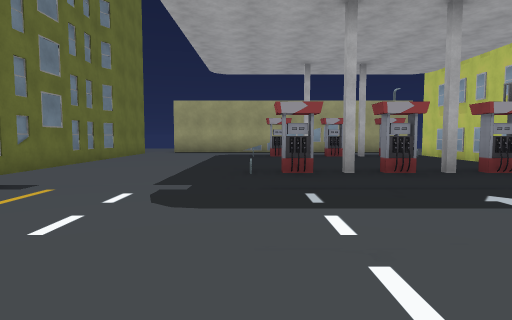
view 1 (above)

21 first-person views from a walk through a 3-D level made in the Unity game engine. The camera is 1.2 m above the floor, tilts 4° down and sees 75° across. The floor is counted in squares, 2 m on a side. Each view is taken from the middle of a square. On the plan, view 1 faces up. The plan holds only what a view shows up to about 10 squares ahead; the rest is blank. The place goes on beyond the plan. Some animated figures are not drawn. Some surface patterns are stand-ins.

view 2
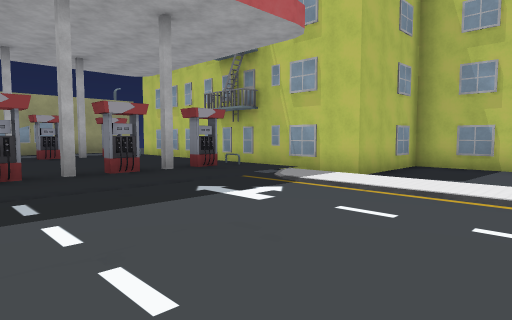

view 3
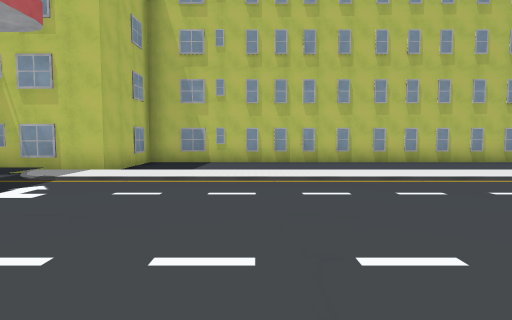

view 4
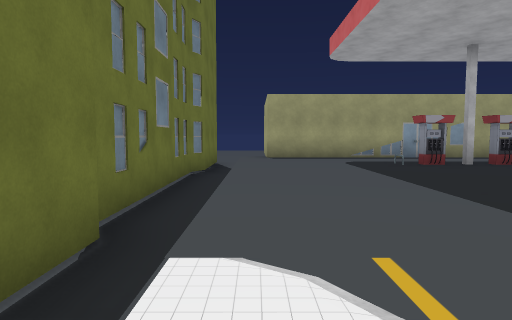

view 5
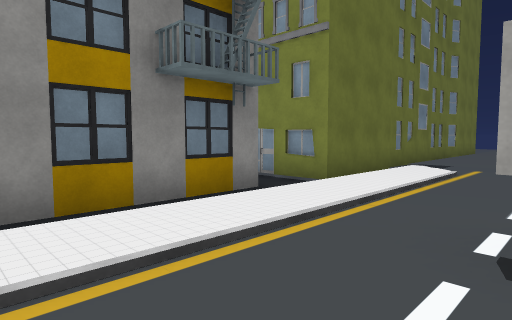

view 6
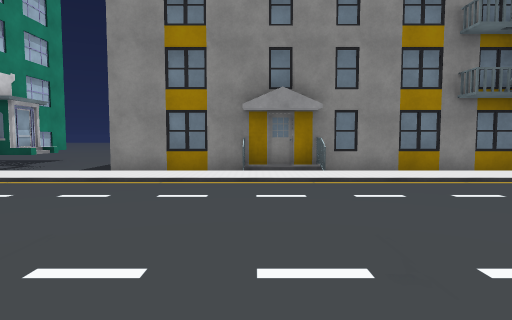

view 7
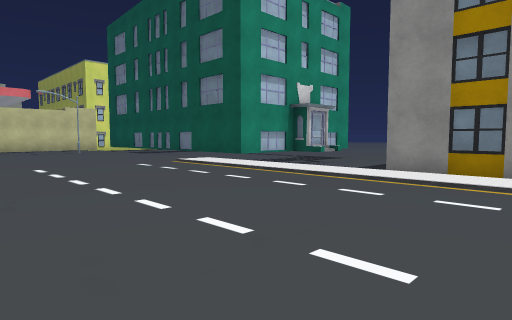

view 8
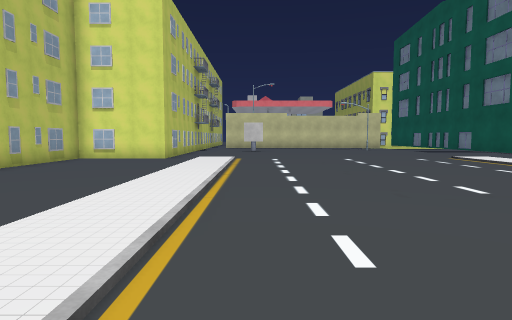

view 9
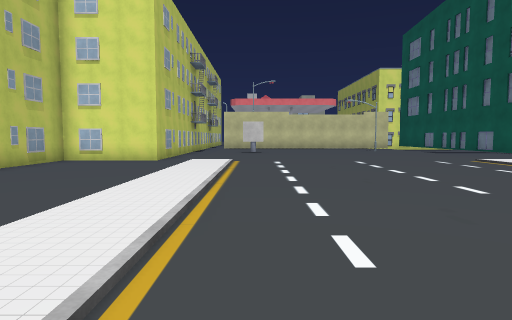

view 10
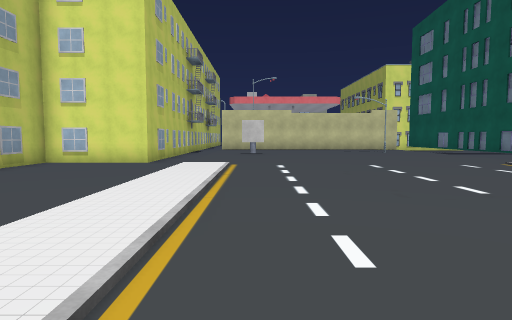

view 11
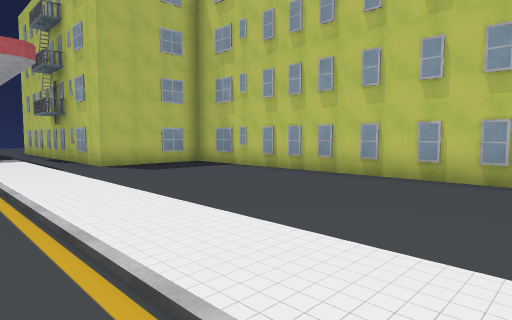

view 12
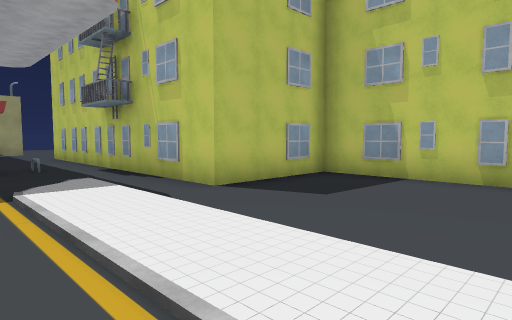

view 13
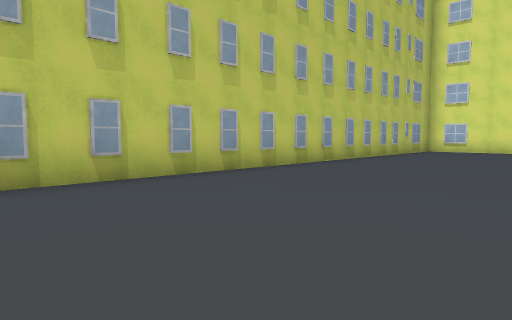

view 14
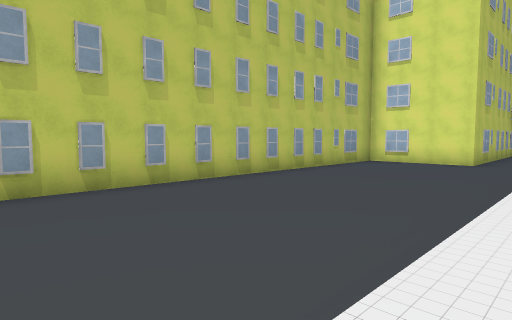

view 15
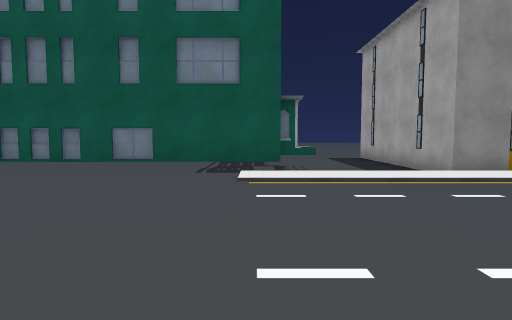

view 16
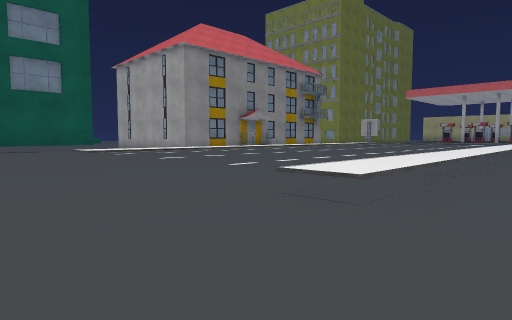

view 17
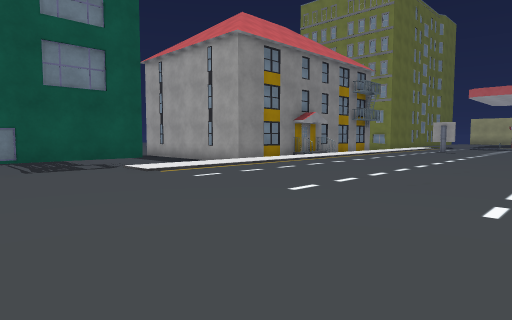

view 18
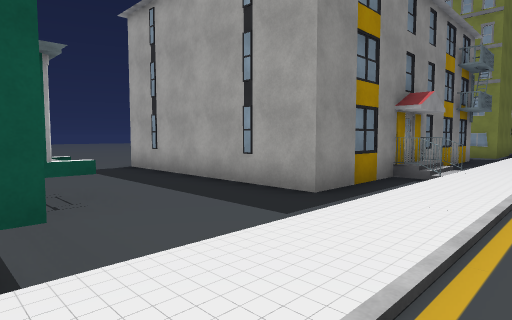

view 19
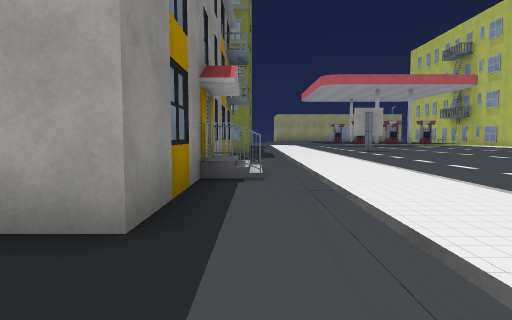

view 20
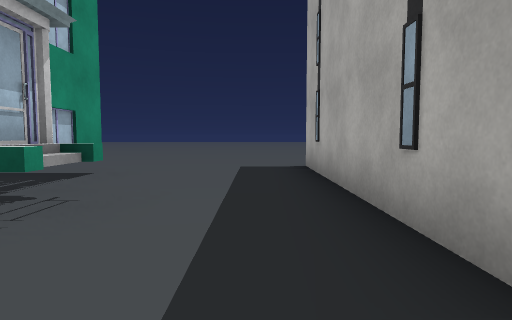

view 21
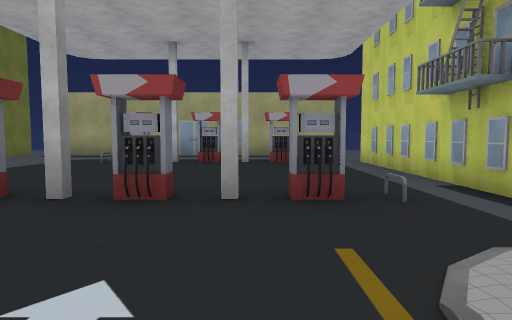

### Floor plan
Key: @ floor where view 1 was taken; # wall or solid block; x gap in a wall; . main floor; : floor 0.5 m higher than the main floor; + floor 0.75 m higher than the main floor; B building.
Columns run from 14 left of view 1 to 10 right of it. Each row starts with its distance up from view 1.
 11           .+########.#
 10          #.++++++++..#
  9          #.++++xx#+..#
  8          #.++++++++..#
  7          #.++++++++..#
  6          #.++++++++..#
  5          #.++++xx#+..#
  4           .++++++++..####
  3             :::::::.....#
  2         #B ::::::::.....#
  1          .  :::::::.....#
  0          #.:::@::::.....#
 -1          #.::#:::::.....#
 -2          #.::::::::.....#
 -3          #.::::::::.....#
 -4          BB::::::::.....#
 -5          #B::::::::.....#
 -6          #.::::::::.....#
 -7          #.::::::::.....#
 -8 ....######.::::::::.....#
 -9 ...........::::::::.....#
-10 ........... :::::::.....#
-11 .......B... :::::::.....#
-12 .....######::::::::.....#
-13 .....     #::::::::.....#
-14           #::::::::.....#
-15           #::::::::.....#

Positions as (right, up) in squares from view 1, and headings:
1: (0, 0), facing up
2: (0, 0), facing up-right
3: (-1, 0), facing right
4: (-3, 2), facing up
5: (-1, -3), facing up-left
6: (2, -5), facing left
7: (2, -5), facing down-left
8: (3, -3), facing down
9: (3, -4), facing down
10: (3, -5), facing down
11: (3, -6), facing up-right
12: (3, -1), facing up-right
13: (5, -1), facing down-right
14: (4, -4), facing down-right
15: (2, -12), facing left
16: (6, -15), facing up-left
17: (3, -15), facing up-left
18: (-2, -12), facing up-left
19: (-4, -10), facing up
20: (-4, -9), facing left
21: (3, 2), facing up
